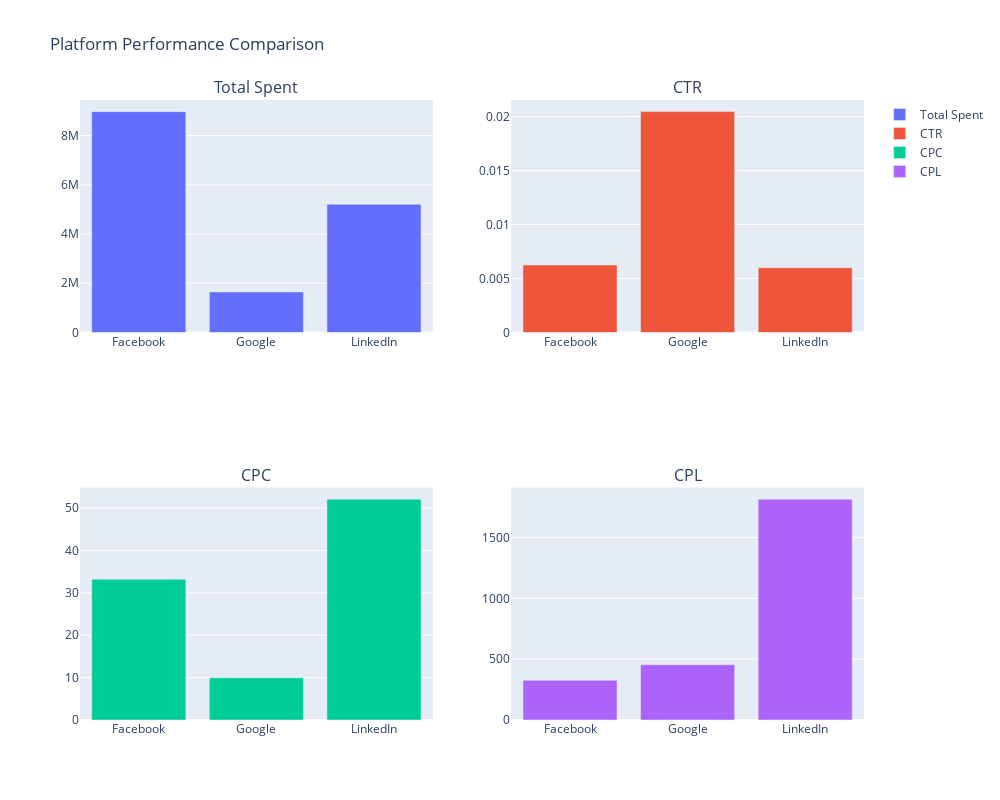
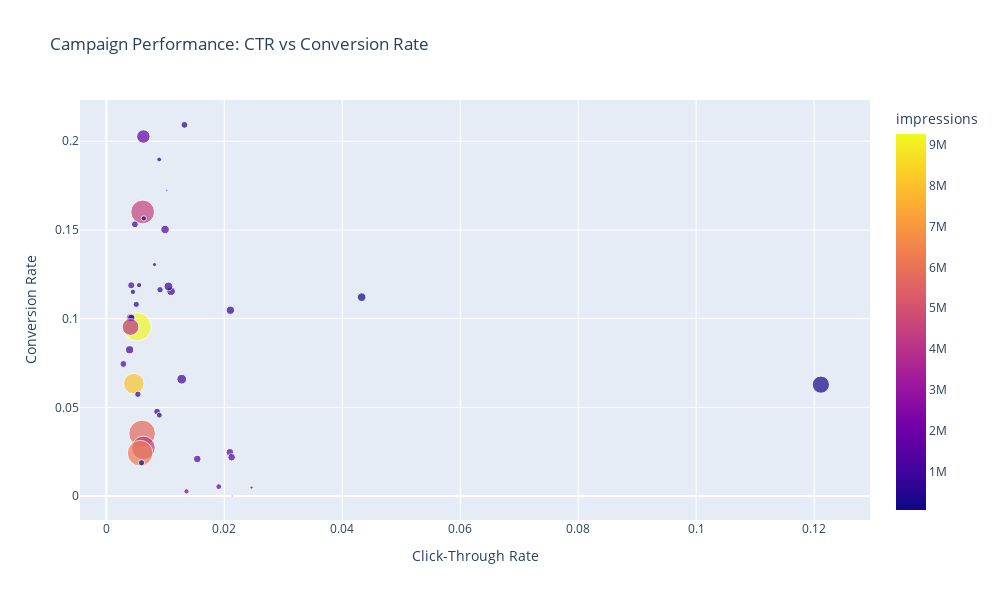
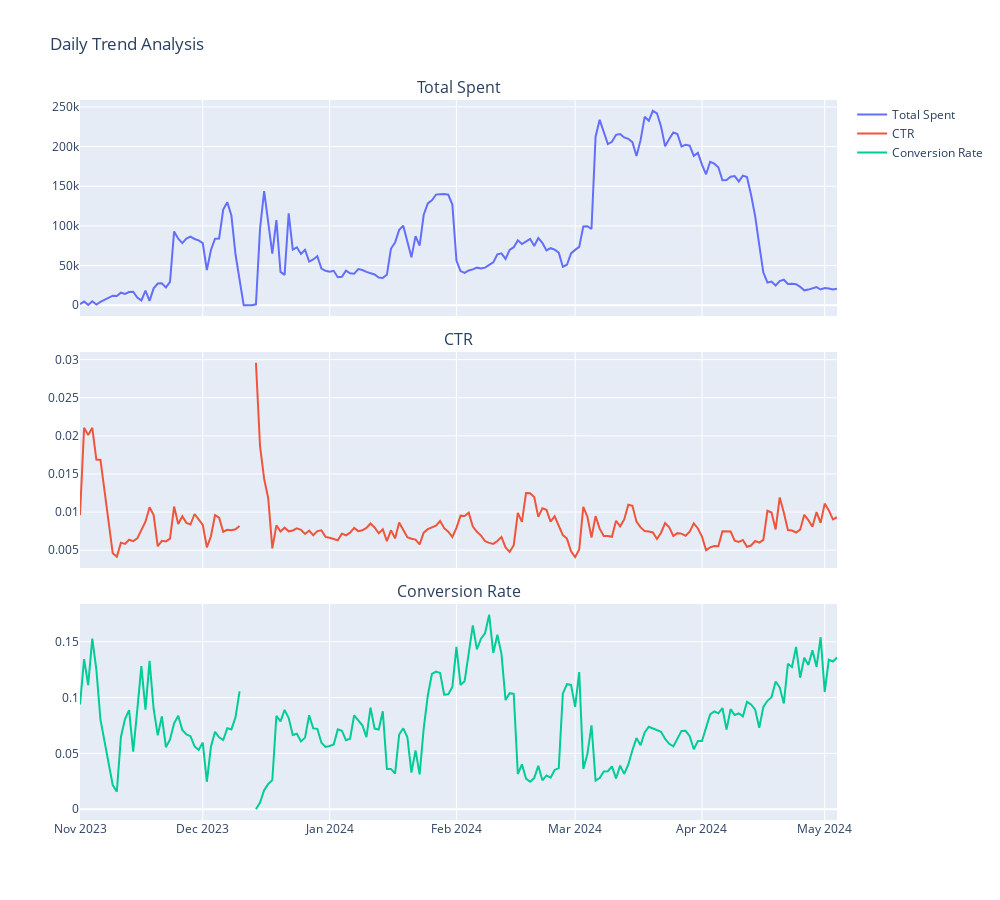

Notebook code for these charts, in order:
### Markdown cell above
**ai_message:**



Thank you for providing the dataset about various advertising campaigns. I've loaded the data and prepared it for analysis. Now, let's proceed with creating ten visualizations and deriving insights from each one to help expand your business. We'll focus on complex and informative graphs that can provide valuable insights.

### Code cell
# 1. Time Series Analysis of Total Spent and Impressions
plt.figure(figsize=(15, 8))
plt.plot(df['dates'], df['total_spent'], label='Total Spent')
plt.plot(df['dates'], df['impressions'], label='Impressions')
plt.title('Time Series: Total Spent vs Impressions')
plt.xlabel('Date')
plt.ylabel('Value')
plt.legend()
plt.yscale('log')
plt.xticks(rotation=45)
plt.tight_layout()
plt.show()
plt.close()

print("1. Time Series Analysis of Total Spent and Impressions created.")

# 2. Platform Performance Comparison
platform_metrics = df.groupby('platform').agg({
    'total_spent': 'sum',
    'impressions': 'sum',
    'clicks': 'sum',
    'leads': 'sum'
}).reset_index()

platform_metrics['cpc'] = platform_metrics['total_spent'] / platform_metrics['clicks']
platform_metrics['cpl'] = platform_metrics['total_spent'] / platform_metrics['leads']
platform_metrics['ctr'] = platform_metrics['clicks'] / platform_metrics['impressions']

fig = make_subplots(rows=2, cols=2, subplot_titles=('Total Spent', 'CTR', 'CPC', 'CPL'))

fig.add_trace(go.Bar(x=platform_metrics['platform'], y=platform_metrics['total_spent'], name='Total Spent'), row=1, col=1)
fig.add_trace(go.Bar(x=platform_metrics['platform'], y=platform_metrics['ctr'], name='CTR'), row=1, col=2)
fig.add_trace(go.Bar(x=platform_metrics['platform'], y=platform_metrics['cpc'], name='CPC'), row=2, col=1)
fig.add_trace(go.Bar(x=platform_metrics['platform'], y=platform_metrics['cpl'], name='CPL'), row=2, col=2)

fig.update_layout(height=800, width=1000, title_text="Platform Performance Comparison")
fig.write_html("platform_performance_comparison.html")
fig.show()

print("2. Platform Performance Comparison created.")

# 3. Correlation Heatmap
correlation_matrix = df[['total_spent', 'impressions', 'clicks', 'click_through_rate', 'leads', 'cost_per_click', 'cost_per_lead', 'conversion_rate']].corr()

plt.figure(figsize=(12, 10))
sns.heatmap(correlation_matrix, annot=True, cmap='coolwarm', vmin=-1, vmax=1, center=0)
plt.title('Correlation Heatmap of Key Metrics')
plt.tight_layout()
plt.show()
plt.close()

print("3. Correlation Heatmap created.")

# 4. Campaign Performance Bubble Chart
campaign_performance = df.groupby('campaign_name').agg({
    'total_spent': 'sum',
    'impressions': 'sum',
    'clicks': 'sum',
    'leads': 'sum'
}).reset_index()

campaign_performance['ctr'] = campaign_performance['clicks'] / campaign_performance['impressions']
campaign_performance['conversion_rate'] = campaign_performance['leads'] / campaign_performance['clicks']

fig = px.scatter(campaign_performance, x='ctr', y='conversion_rate', size='total_spent', 
                 color='impressions', hover_name='campaign_name', 
                 labels={'ctr': 'Click-Through Rate', 'conversion_rate': 'Conversion Rate'},
                 title='Campaign Performance: CTR vs Conversion Rate')

fig.update_layout(height=600, width=1000)
fig.show()
fig.write_html("campaign_performance_bubble_chart.html")

print("4. Campaign Performance Bubble Chart created.")

# 5. Daily Trend Analysis
daily_metrics = df.groupby('dates').agg({
    'total_spent': 'sum',
    'impressions': 'sum',
    'clicks': 'sum',
    'leads': 'sum'
}).reset_index()

daily_metrics['ctr'] = daily_metrics['clicks'] / daily_metrics['impressions']
daily_metrics['conversion_rate'] = daily_metrics['leads'] / daily_metrics['clicks']

fig = make_subplots(rows=3, cols=1, shared_xaxes=True, vertical_spacing=0.05,
                    subplot_titles=('Total Spent', 'CTR', 'Conversion Rate'))

fig.add_trace(go.Scatter(x=daily_metrics['dates'], y=daily_metrics['total_spent'], mode='lines', name='Total Spent'), row=1, col=1)
fig.add_trace(go.Scatter(x=daily_metrics['dates'], y=daily_metrics['ctr'], mode='lines', name='CTR'), row=2, col=1)
fig.add_trace(go.Scatter(x=daily_metrics['dates'], y=daily_metrics['conversion_rate'], mode='lines', name='Conversion Rate'), row=3, col=1)

fig.update_layout(height=900, width=1000, title_text="Daily Trend Analysis")
fig.show()
fig.write_html("daily_trend_analysis.html")

print("5. Daily Trend Analysis created.")

print("First set of visualizations completed. Continuing with the next set...")

### Figure 1 — Plotly figure (JSON) as saved in the notebook; plotly's stock layout.template omitted (floating-point values rounded to 4 significant figures)
{"data": [{"name": "Total Spent", "type": "bar", "x": ["Facebook", "Google", "LinkedIn"], "xaxis": "x", "y": [8971000.0, 1649000.0, 5205343], "yaxis": "y"}, {"name": "CTR", "type": "bar", "x": ["Facebook", "Google", "LinkedIn"], "xaxis": "x2", "y": [0.006254, 0.02046, 0.005999], "yaxis": "y2"}, {"name": "CPC", "type": "bar", "x": ["Facebook", "Google", "LinkedIn"], "xaxis": "x3", "y": [33.21, 9.956, 52.14], "yaxis": "y3"}, {"name": "CPL", "type": "bar", "x": ["Facebook", "Google", "LinkedIn"], "xaxis": "x4", "y": [325.8, 454.2, 1815.0], "yaxis": "y4"}], "layout": {"annotations": [{"font": {"size": 16}, "showarrow": false, "text": "Total Spent", "x": 0.225, "xanchor": "center", "xref": "paper", "y": 1, "yanchor": "bottom", "yref": "paper"}, {"font": {"size": 16}, "showarrow": false, "text": "CTR", "x": 0.775, "xanchor": "center", "xref": "paper", "y": 1, "yanchor": "bottom", "yref": "paper"}, {"font": {"size": 16}, "showarrow": false, "text": "CPC", "x": 0.225, "xanchor": "center", "xref": "paper", "y": 0.375, "yanchor": "bottom", "yref": "paper"}, {"font": {"size": 16}, "showarrow": false, "text": "CPL", "x": 0.775, "xanchor": "center", "xref": "paper", "y": 0.375, "yanchor": "bottom", "yref": "paper"}], "height": 800, "title": {"text": "Platform Performance Comparison"}, "width": 1000, "xaxis": {"anchor": "y", "domain": [0, 0.45]}, "xaxis2": {"anchor": "y2", "domain": [0.55, 1]}, "xaxis3": {"anchor": "y3", "domain": [0, 0.45]}, "xaxis4": {"anchor": "y4", "domain": [0.55, 1]}, "yaxis": {"anchor": "x", "domain": [0.625, 1]}, "yaxis2": {"anchor": "x2", "domain": [0.625, 1]}, "yaxis3": {"anchor": "x3", "domain": [0, 0.375]}, "yaxis4": {"anchor": "x4", "domain": [0, 0.375]}}}

### Figure 2 — Plotly figure (JSON) as saved in the notebook; plotly's stock layout.template omitted (floating-point values rounded to 4 significant figures)
{"data": [{"hovertemplate": "<b>%{hovertext}</b><br><br>Click-Through Rate=%{x}<br>Conversion Rate=%{y}<br>total_spent=%{marker.size}<br>impressions=%{marker.color}<extra></extra>", "hovertext": ["CBO - USP Masterclass Cold [ 15th Dec ] - Higher Intent - No Logic - India Â– new link", "CBO - USP Masterclass Cold [ 15th Dec ] - More Volume - No Logic - India Â– New Link", "CBO - USP Masterclass Cold [ 23rd Nov ] - Higher Intent - No Logic new-  India", "CBO - USP Masterclass Cold [ 23rd Nov ] - More volume - With Logic", "USP Masterclass Cold [ 14th Dec ] - Link Click Ad", "USP Masterclass Cold [ 23rd Nov ] - More volume - With Logic - India", "USP Masterclass Cold [ 31st Oct ] - Higher Intent - No Logic", "USP Masterclass Cold [ 31st Oct ] - More Volume - No Logic", "USP Masterclass Cold [ 31st Oct ] - More volume - With Logic", "USP Study Abroad_Generic_240224", "USP_2_Lead-gen-1_220124", "USP_2_Lead-gen-2_Top4-states_050424", "USP_COOP-Drexel_More_Volume_No Logic_India_240124", "USP_MS + Coop Campaign_240224", "USP_Marketing+MBA_New Leads Campaign_240224", "USP_Program_Higher Intent_No Logic_India_220124", "USP_Program_Higher Intent_No Logic_South-states_220124", "USP_Program_Lead-gen_2_Generic_140223", "USP_Program_Lead-gen_3_Co-op_140223", "USP_Program_Lead-gen_4_MAR&MBA_140223", "USP_Program_More-Volume_No Logic_India_220124", "USP_Program_More-Volume_No Logic_South-states_220124", "USP_Program_More-volume_With-Logic_India_220124", "USP_Program_More-volume_With-Logic_South-states_220124", "USP_Search_APTNTSKA_250124", "USP_Search_India-ex-APTNTSKA_250124", "USP_Video_ALL-India_Lead-Gen_Keywords_110324", "USP_Video_APTLTSKA_Lead-Gen_160224", "USP_Video_APTLTSKA_Lead-Gen_Custom-intent_050324", "USP_Video_APTLTSKA_Lead-Gen_Keywords_050324", "USP_Video_APTLTSKA_Lead-Gen_Websites_050324", "USP_Video_India_EX-APTLTSKA_Lead-Gen_160224", "USP_Video_More_Volume_No Logic_India_New Link", "USP_Webinar2_270324", "USP_Webinar_070324", "US_Pathway_2_Lead_gen_1_091123", "US_Pathway_2_Lead_gen_2_091123", "US_Pathway_2_Lead_gen_3_241123", "US_Pathway_2_Lead_gen_4_220324", "xCBO - USP Masterclass Cold [ 23rd Nov ] - More Volume - No Logic - India-  new link", "xCBO - USP Masterclass Cold [ 7th Dec ] - Higher Intent - No Logic -  new link India"], "legendgroup": "", "marker": {"color": [610938, 1302917, 862724, 868290, 871201, 527531, 713599, 536447, 326810, 9265548, 1668181, 960204, 395467, 4506382, 8106285, 596144, 948123, 452962, 330384, 261944, 746379, 1153190, 197711, 556972, 178830, 88614, 442455, 1546844, 1220168, 1088979, 1226818, 2302262, 1246514, 806006, 4125312, 5751255, 4225764, 6317435, 348534, 195004, 62852], "coloraxis": "coloraxis", "size": [186700.0, 136800.0, 196300.0, 254400.0, 10450.0, 122900.0, 205600.0, 109100.0, 92490.0, 2127000.0, 484800.0, 194400.0, 126700.0, 1501000.0, 1125000.0, 101900.0, 178000.0, 80830.0, 73730.0, 74700.0, 126900.0, 126600.0, 63190.0, 109100.0, 789600.0, 199400.0, 25870.0, 89980.0, 155900.0, 156300.0, 155600.0, 76060.0, 198400.0, 152800.0, 752700.0, 1884000.0, 1469000.0, 1749000.0, 103000.0, 44940.0, 13560.0], "sizemode": "area", "sizeref": 5317.0, "symbol": "circle"}, "mode": "markers", "name": "", "orientation": "v", "showlegend": false, "type": "scatter", "x": [0.02104, 0.004225, 0.01098, 0.01278, 0.02132, 0.00861, 0.01053, 0.009104, 0.008993, 0.005238, 0.006282, 0.004096, 0.01325, 0.006161, 0.004654, 0.005078, 0.003953, 0.004508, 0.006362, 0.005555, 0.004846, 0.002889, 0.008958, 0.005352, 0.1211, 0.04329, 0.02463, 0.01907, 0.02095, 0.01543, 0.02125, 0.01359, 0.009964, 0.004241, 0.00411, 0.006072, 0.006301, 0.00573, 0.005974, 0.008174, 0.01025], "xaxis": "x", "y": [0.1047, 0.1188, 0.1154, 0.06586, 0, 0.04756, 0.1181, 0.1163, 0.04559, 0.0954, 0.2027, 0.1004, 0.2092, 0.1601, 0.06335, 0.108, 0.08244, 0.1151, 0.1565, 0.1189, 0.1532, 0.07443, 0.1897, 0.05736, 0.06278, 0.1121, 0.004772, 0.005289, 0.02467, 0.02087, 0.02184, 0.00262, 0.1502, 0.1004, 0.0953, 0.03528, 0.02715, 0.02414, 0.01873, 0.1305, 0.1724], "yaxis": "y"}], "layout": {"coloraxis": {"colorbar": {"title": {"text": "impressions"}}, "colorscale": [[0, "#0d0887"], [0.1111, "#46039f"], [0.2222, "#7201a8"], [0.3333, "#9c179e"], [0.4444, "#bd3786"], [0.5556, "#d8576b"], [0.6667, "#ed7953"], [0.7778, "#fb9f3a"], [0.8889, "#fdca26"], [1, "#f0f921"]]}, "height": 600, "legend": {"itemsizing": "constant", "tracegroupgap": 0}, "title": {"text": "Campaign Performance: CTR vs Conversion Rate"}, "width": 1000, "xaxis": {"anchor": "y", "domain": [0, 1], "title": {"text": "Click-Through Rate"}}, "yaxis": {"anchor": "x", "domain": [0, 1], "title": {"text": "Conversion Rate"}}}}

### Figure 3 — Plotly figure (JSON) as saved in the notebook; plotly's stock layout.template omitted (floating-point values rounded to 4 significant figures; data arrays with more than 128 entries replaced by an {"elided": "..."} marker saying what was removed)
{"data": [{"mode": "lines", "name": "Total Spent", "type": "scatter", "x": {"elided": "184 str values"}, "xaxis": "x", "y": {"elided": "184 float values"}, "yaxis": "y"}, {"mode": "lines", "name": "CTR", "type": "scatter", "x": {"elided": "184 str values"}, "xaxis": "x2", "y": {"elided": "184 float values"}, "yaxis": "y2"}, {"mode": "lines", "name": "Conversion Rate", "type": "scatter", "x": {"elided": "184 str values"}, "xaxis": "x3", "y": {"elided": "184 float values"}, "yaxis": "y3"}], "layout": {"annotations": [{"font": {"size": 16}, "showarrow": false, "text": "Total Spent", "x": 0.5, "xanchor": "center", "xref": "paper", "y": 1, "yanchor": "bottom", "yref": "paper"}, {"font": {"size": 16}, "showarrow": false, "text": "CTR", "x": 0.5, "xanchor": "center", "xref": "paper", "y": 0.65, "yanchor": "bottom", "yref": "paper"}, {"font": {"size": 16}, "showarrow": false, "text": "Conversion Rate", "x": 0.5, "xanchor": "center", "xref": "paper", "y": 0.3, "yanchor": "bottom", "yref": "paper"}], "height": 900, "title": {"text": "Daily Trend Analysis"}, "width": 1000, "xaxis": {"anchor": "y", "domain": [0, 1], "matches": "x3", "showticklabels": false}, "xaxis2": {"anchor": "y2", "domain": [0, 1], "matches": "x3", "showticklabels": false}, "xaxis3": {"anchor": "y3", "domain": [0, 1]}, "yaxis": {"anchor": "x", "domain": [0.7, 1]}, "yaxis2": {"anchor": "x2", "domain": [0.35, 0.65]}, "yaxis3": {"anchor": "x3", "domain": [0, 0.3]}}}
